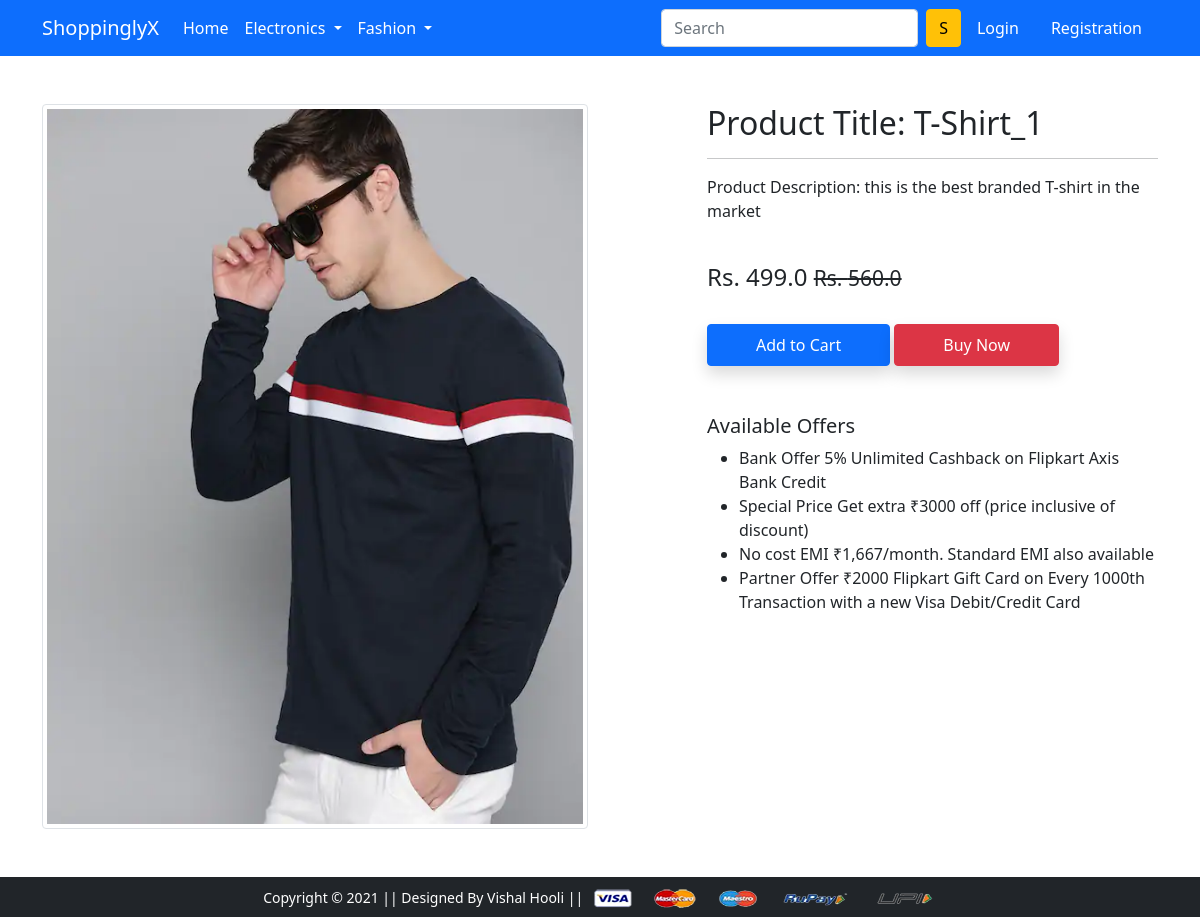
/product-detail/11, run on the app's committed database.
### app/models.py (models this page shows, shortened)
class Product(models.Model):
    title = models.CharField(max_length=100)
    selling_price = models.FloatField()
    discounted_price = models.FloatField()
    description = models.TextField()
    brand = models.CharField(max_length=100)
    category = models.CharField(choices=CATEGORY_CHOICES, max_length=2)
    product_image = models.ImageField(upload_to='product_img')

### app/views.py (the view)
# urls.py: path('product-detail/<int:pk>', views.ProductDetailView.as_view(), name='product-detail'),
class ProductDetailView(View):
    def get(self, request, pk):
        totalitems = 0
        product = Product.objects.get(pk=pk)
        item_already_in_cart = False
        if request.user.is_authenticated:
            item_already_in_cart = Cart.objects.filter(Q(product=product.id) & Q(user=request.user)).exists()
            totalitems = len(Cart.objects.filter(user=request.user))
        return render(request, 'app/productdetail.html', {'product':product, 'item_already_in_cart':item_already_in_cart, 'totalitems':totalitems})

### app/templates/app/productdetail.html (shortened to what this page needs)
{% extends 'app/base.html' %}
{% load static %}
{% block main-content %}
<div class="container my-5">
 <div class="row">
  <div class="col-sm-6 text-center align-self-center">
   <img src="{{product.product_image.url}}" alt="" class="img-fluid img-thumbnail">
  </div>
  <div class="col-sm-5 offset-sm-1">
   <h2>Product Title: {{product.title}}</h2>
   <hr>
   <p>Product Description: {{product.description}}</p> <br>
   <h4>Rs. {{product.discounted_price}} <small class="fw-light text-decoration-line-through">Rs. {{product.selling_price}}</small></h4> <br>
   {% if not request.user.is_authenticated %}
    {% if item_already_in_cart %}
        <a href="{% url 'showcart' %}" class="btn btn-warning shadow px-5 py-2 ms-4">Go to Cart</a>
    {% else %}
    <form action="/add-to-cart" class="d-inline">
        <button type="submit" class="btn btn-primary shadow px-5 py-2">Add to Cart</button>
    </form>
    {% endif %}
    {% if item_already_in_cart %}
        <a href="{% url 'checkout' %}" class="btn btn-danger shadow px-5 py-2 ms-4">Buy Now</a>
    {% else %}
    <form action="/add-to-cart" class="d-inline">
        <button type="submit" class="btn btn-danger shadow px-5 py-2">Buy Now</button>
    </form>
    {% endif %}
   {% endif %}
   <h5 class="mt-5">Available Offers</h5>
   <ul>
    <li>Bank Offer 5% Unlimited Cashback on Flipkart Axis Bank Credit</li>
    <li>Special Price Get extra ₹3000 off (price inclusive of discount)</li>
    <li>No cost EMI ₹1,667/month. Standard EMI also available</li>
    <li>Partner Offer ₹2000 Flipkart Gift Card on Every 1000th Transaction with a new Visa Debit/Credit Card</li>
   </ul>
  </div>
 </div>
</div>
{% endblock main-content %}

### data on the page
Product: product_image (picture), title "T-Shirt_1", description "this is the best branded T-shirt in the market", discounted_price "499.0", selling_price "560.0"
